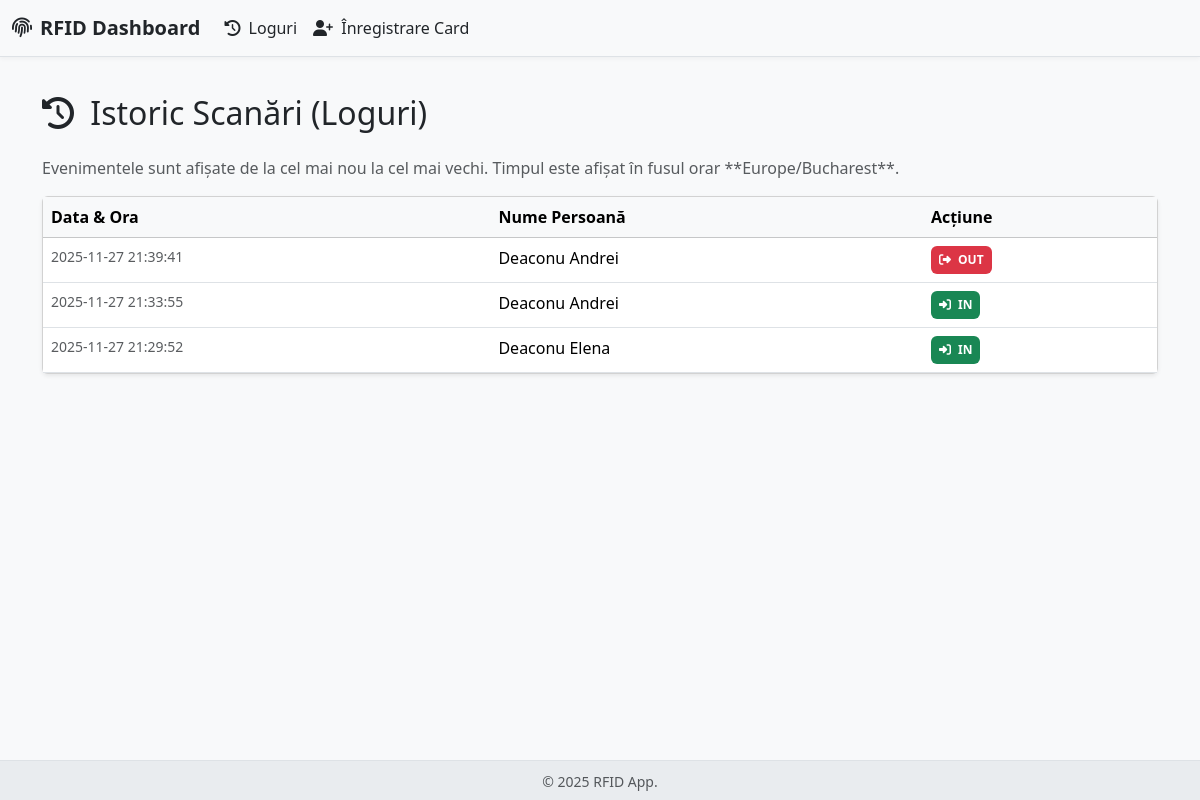
Page /logs on the earlier database version.
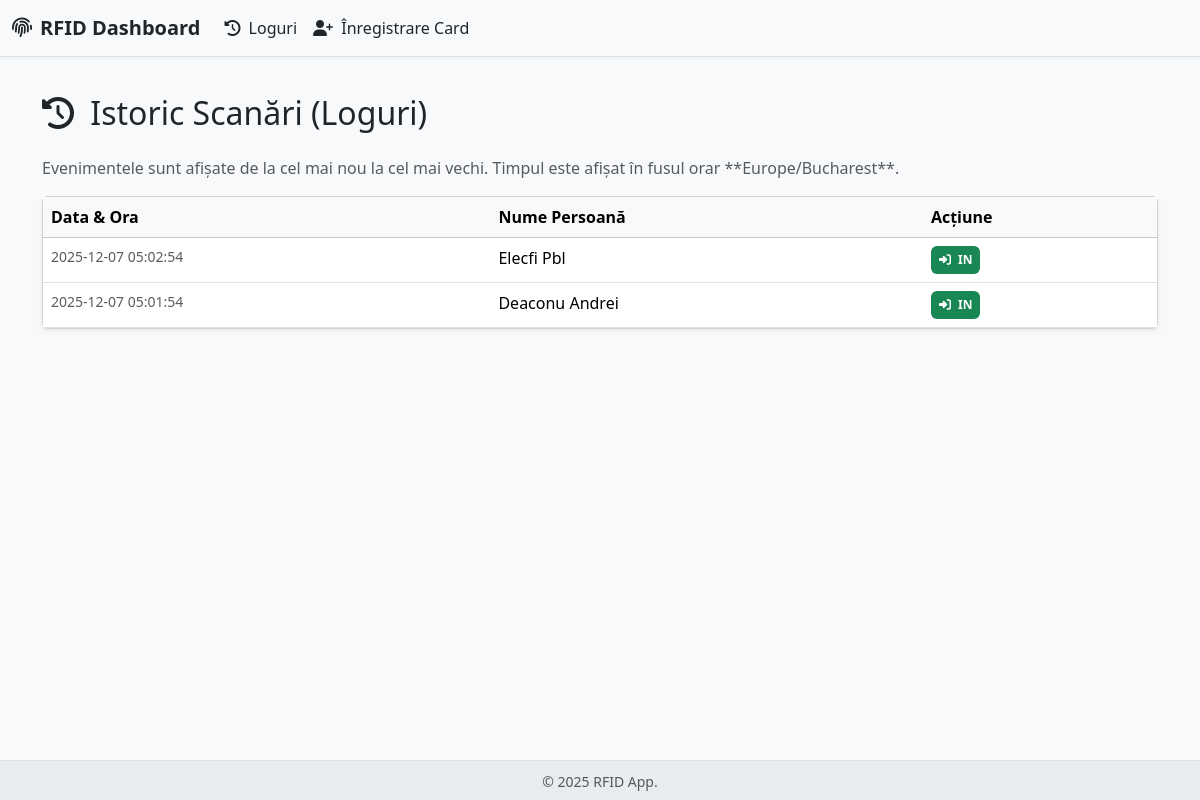
Same page on the later database version.
### app.py (models this page shows)
class Log(db.Model):
    __tablename__ = 'log'
    id = db.Column(db.Integer, primary_key=True)
    person_id = db.Column(db.Integer, db.ForeignKey('person.id'), nullable=False)
    timestamp = db.Column(db.DateTime, default=lambda: datetime.now(timezone.utc))
    action = db.Column(db.String(3), nullable=False)

class Person(db.Model):
    __tablename__ = 'person'
    id = db.Column(db.Integer, primary_key=True)
    uid_card = db.Column(db.String(50), unique=True, nullable=False)
    first_name = db.Column(db.String(100), nullable=False)
    last_name = db.Column(db.String(100), nullable=False)
    is_inside = db.Column(db.Boolean, default=False)
    last_action_time = db.Column(db.DateTime, default=lambda: datetime(2025, 2, 14, tzinfo=timezone.utc))
    logs = db.relationship('Log', backref='person', lazy=True)

### app.py (the view)
@app.route('/logs')
def view_logs():
    logs = Log.query.order_by(Log.timestamp.desc()).all()
    return render_template('logs.html', logs=logs)

### app.py (called while the page is built)
def localize_timestamp(timestamp):
    if timestamp.tzinfo is None:
        utc_dt = timestamp.replace(tzinfo=pytz.utc)
    else:
        utc_dt = timestamp.astimezone(pytz.utc)
    return utc_dt.astimezone(TARGET_TIMEZONE)

### templates/logs.html
{% extends "base.html" %}
{% block content %}
    <h2 class="mb-4"><i class="fas fa-history me-2"></i> Istoric Scanări (Loguri)</h2>
    <p class="text-muted">Evenimentele sunt afișate de la cel mai nou la cel mai vechi. Timpul este afișat în fusul orar **{{ TARGET_TIMEZONE_NAME }}**.</p>
    <div class="card shadow-sm">
        <div class="card-body p-0">
            <div class="table-responsive">
                <table class="table table-hover mb-0">
                    <thead class="table-light">
                        <tr>
                            <th>Data & Ora</th>
                            <th>Nume Persoană</th>
                            <th>Acțiune</th>
                        </tr>
                    </thead>
                    <tbody>
                        {% for log in logs %}
                        <tr>
                            <td class="text-muted small">{{ localize_timestamp(log.timestamp).strftime('%Y-%m-%d %H:%M:%S') }}</td>
                            <td class="fw-medium">{{ log.person.last_name }} {{ log.person.first_name }}</td>
                            <td>
                                {% if log.action == 'IN' %}
                                    <span class="badge bg-success p-2"><i class="fas fa-sign-in-alt me-1"></i> {{ log.action }}</span>
                                {% else %}
                                    <span class="badge bg-danger p-2"><i class="fas fa-sign-out-alt me-1"></i> {{ log.action }}</span>
                                {% endif %}
                            </td>
                        </tr>
                        {% endfor %}
                    </tbody>
                </table>
            </div>
        </div>
    </div>
{% endblock %}

Differences in the rows shown:
removed Log: timestamp "2025-11-27 21:39:41", person.last_name "Deaconu", person.first_name "Andrei", action "OUT"
changed Log: timestamp "2025-11-27 21:33:55" → "2025-12-07 05:02:54"; person.last_name "Deaconu" → "Elecfi"; person.first_name "Andrei" → "Pbl"
changed Log "Deaconu": timestamp "2025-11-27 21:29:52" → "2025-12-07 05:01:54"; person.first_name "Elena" → "Andrei"
